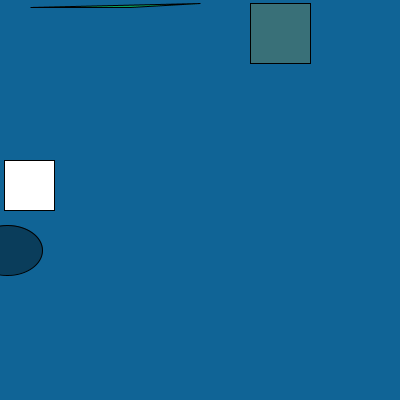
Frame 1 (no input)
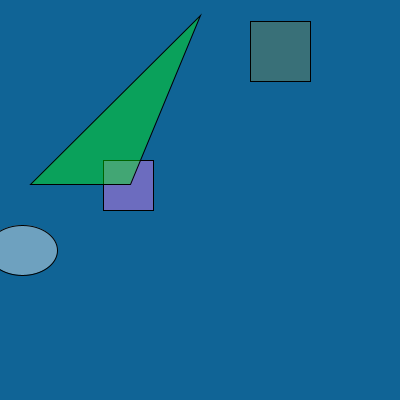
Frame 60 (the mouse pressed at the canvas centre just before this capture)
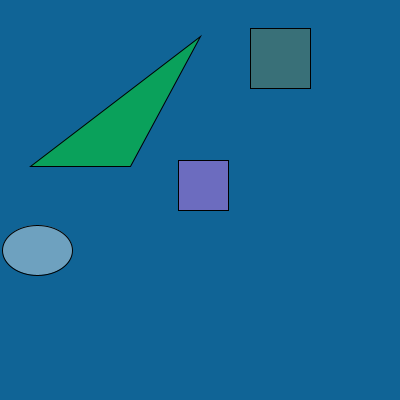
Frame 120 (the mouse held since frame 60 and released just before this capture)

The Processing sketch that drew these frames (run headless with seeded random() and noise(); from frame 60 on, the mouse is pressed at the canvas centre):

// Processing sketch: processing_99634
// ── processing_99634.pde

//declaraciÛn de variables eje

int size = 50;
float xpos = 1;
float ypos = 0;
float x1pos = 1;
float y1pos = 0;
float x2pos = 1;
float y2pos = 0;
float x3pos = 1;
float y3pos = 0;

//variables de direcciÛn

int xdirection = 1;
int ydirection = 3;
int x1direction = 1;
int y1direction = 3;
int x2direction = 1;
int y2direction = 3;
int x3direction = 1;
int y3direction = 3;

//variables de velocidad

float xspeed = 3.4;
float yspeed = 1.3;
float x1speed = 6.8;
float y1speed = 2.45;
float x2speed = 13;
float y2speed = 0.5;
float x3speed = 2.6;
float y3speed = 1.2;


void setup()

{

  size (400,400);

  frameRate(24);//web fps

  //posiciÛn inicial de las variables

  xpos = xpos;
  ypos = ypos;
  x1pos = x1pos;
  y1pos = y1pos;
  x2pos = x2pos;
  y2pos = y2pos;
  x3pos = x3pos;
  y3pos = y3pos;
}
void draw()
{
  background(020,100,150);
  xpos = xpos + ( xspeed * xdirection );
  ypos = ypos + ( yspeed * ydirection );  
  x1pos = x1pos +( x1speed * x1direction );
  y1pos = y1pos + ( y1speed * y1direction );
  x2pos = x2pos + ( x2speed * x2direction );
  y2pos = y2pos + ( y2speed * y2direction );
  x3pos = x3pos + ( x3speed * x3direction );
  y3pos = y3pos + ( y3speed * ydirection );
  //condicionales de regreso

  if (xpos > width-size || xpos < 0){
    xdirection *= -1;
  }

  if (ypos >= 400 || ypos < 0){
    ydirection *= -1;
  }

  if (x1pos > width-size || x1pos < 0){
    x1direction*= -1;
  }

  if (y1pos >= 400 || y1pos < 0){
    y1direction *= -1;
  }
  if (x2pos > width-size || x2pos < 0){
    x2direction *= -1;
  }

  if (y2pos > height-size || y2pos < 0){
    y2direction *= -1;   
  }
  if (x3pos > width-size || x3pos < 0){
    x3direction *= -1;
  }
  if (y3pos >  height-size || y3pos < 0){
    y3direction *= -1;
  }

  //figuras
  rect(xpos,160,size,size);
  if ((xpos < 71.5)&&(xpos > 0)){
    xspeed = 2; //velocidad de este segmento
    fill(0,0,0,100); //color de la figura en este segmento
  }
  if ((xpos < 266)&&(xpos > 71.5)){
    xspeed = 1.25;
    fill(255,255,255,100);
  }
  if ((xpos > 266)&&(xpos < 200)){
    xspeed = xspeed + 4;
    fill(255,0,0,100);
  }

  ellipse(x1pos,250,70,50);
  if ((x1pos < 133)&&(x1pos > 5)){
    x1speed = 0.25;
    fill(0,255,0,100);
  }
  if ((x1pos < 266) && (x1pos > 133)){
    x1speed = x1speed +4;
    fill(0,0,255,100);
  }
  if ((xpos > 266)&&(xpos < 400)){
    x1speed = x1speed +0.5;
    fill(270,50,213,100);
  }
  triangle(200,ypos,30,y1pos,130,y1pos);
  if ((ypos <=200) && (ypos >=0)) {
    yspeed = 3;
    fill(120,100,200,100);
  }

  if ((y1pos <=200) && (y1pos >=0)) {
    y1speed = 1;
    fill(120,130,75,100);
  }
  if ((ypos >= 200) && (ypos <=height)){

    yspeed = 8;
    fill(100,020,200,50);
  }
  if ((y1pos >= 200) && (y1pos <= height)){
    y1speed = 3;
    fill(100,80,050,100);
  }
  rect (250, y3pos, 60,60);
  if ((y3pos<=200) && (y3pos>=0)) {
    y3speed= 2;
    fill(250,120,255,100);
  }
  if ((y3pos>= 200) && (y3pos<=height)){
    y3speed= 1.25;
    fill (050,100,100,20); 
  }
  if ((y3pos >= 200) && (y3pos <= height)){
    y3speed = 7.6;
    fill(100,200,150,100);
  }

}
